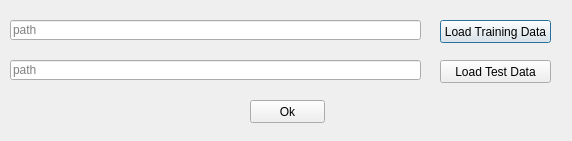
<?xml version="1.0" encoding="UTF-8"?>
<ui version="4.0">
 <class>Dialog</class>
 <widget class="QDialog" name="Dialog">
  <property name="geometry">
   <rect>
    <x>0</x>
    <y>0</y>
    <width>572</width>
    <height>141</height>
   </rect>
  </property>
  <property name="windowTitle">
   <string>Dialog</string>
  </property>
  <widget class="QLineEdit" name="lineEdit">
   <property name="geometry">
    <rect>
     <x>10</x>
     <y>20</y>
     <width>411</width>
     <height>20</height>
    </rect>
   </property>
   <property name="placeholderText">
    <string>path</string>
   </property>
  </widget>
  <widget class="QPushButton" name="pushButton">
   <property name="geometry">
    <rect>
     <x>440</x>
     <y>20</y>
     <width>111</width>
     <height>23</height>
    </rect>
   </property>
   <property name="text">
    <string>Load Training Data</string>
   </property>
  </widget>
  <widget class="QPushButton" name="pushButton_2">
   <property name="geometry">
    <rect>
     <x>440</x>
     <y>60</y>
     <width>111</width>
     <height>23</height>
    </rect>
   </property>
   <property name="text">
    <string>Load Test Data</string>
   </property>
  </widget>
  <widget class="QLineEdit" name="lineEdit_2">
   <property name="geometry">
    <rect>
     <x>10</x>
     <y>60</y>
     <width>411</width>
     <height>20</height>
    </rect>
   </property>
   <property name="placeholderText">
    <string>path</string>
   </property>
  </widget>
  <widget class="QPushButton" name="pushButton_3">
   <property name="geometry">
    <rect>
     <x>250</x>
     <y>100</y>
     <width>75</width>
     <height>23</height>
    </rect>
   </property>
   <property name="text">
    <string>Ok</string>
   </property>
  </widget>
 </widget>
 <resources/>
 <connections/>
</ui>
